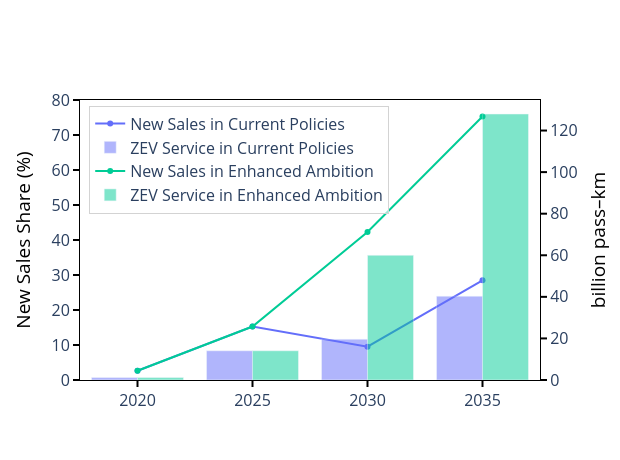

The notebook cell saved with this chart:
### Code cell
fig_freight = go.Figure()
for scen in SCENARIOS:
    add_dual_series_from_split(
        fig_freight,
        df_share=serShare.reset_index().rename(columns={'value': 'share_percent'}),
        df_service=df_service_agg,
        units_filter=UNITS_FREIGHT,
        scenario=scen,
        left_name="New Sales",
        right_name="ZEV Service"
    )
base_layout(fig_freight, y2_title="billion ton–km", width=620, height=460, legend_pos="v")
fig_freight.update_layout(
    xaxis=dict(
        title=None,
    ),
    yaxis=dict(
        title=dict(text="New Sales Share (%)", font=dict(color="black")),
        range=[0, 80],  # <- yaxis1 범위 지정
        showticklabels=True,
        ticks="outside",
        ticklen=6, tickwidth=2, tickcolor="black",
        showline=True, linecolor="black", linewidth=1,
        dtick=10, mirror=True
    ),
    yaxis2=dict(
        title=dict(text="billion pass–km", font=dict(color="black")),
        tickcolor="black", ticklen=6, tickwidth=2, ticks="outside",
        overlaying="y", side="right",
        showline=True, linecolor="black", linewidth=1
    ),
    legend=dict(
        x=0.02,       # 왼쪽 여백 (0=완전 왼쪽)
        y=0.98,       # 위쪽 여백 (1=완전 위)
        xanchor="left",
        yanchor="top",
        bgcolor="rgba(255,255,255,0.6)",
        bordercolor="lightgray",
        borderwidth=1,
        orientation="v"  # 세로 정렬
    )
)
pio.write_image(fig_freight, "./fig/freight.png", width=620, height=460, scale=2)
fig_freight

### Figure 1 — Plotly figure (JSON) as saved in the notebook; plotly's stock layout.template omitted (floating-point values rounded to 4 significant figures)
{"data": [{"line": {"color": "#636EFA"}, "mode": "lines+markers", "name": "New Sales in Current Policies", "type": "scatter", "x": [2020, 2025, 2030, 2035], "y": [2.658, 15.28, 9.517, 28.47], "yaxis": "y"}, {"marker": {"color": "#636EFA"}, "name": "ZEV Service in Current Policies", "opacity": 0.5, "type": "bar", "x": [2020, 2025, 2030, 2035], "y": [1.2, 14.07, 19.66, 40.34], "yaxis": "y2"}, {"line": {"color": "#00CC96"}, "mode": "lines+markers", "name": "New Sales in Enhanced Ambition", "type": "scatter", "x": [2020, 2025, 2030, 2035], "y": [2.658, 15.28, 42.29, 75.28], "yaxis": "y"}, {"marker": {"color": "#00CC96"}, "name": "ZEV Service in Enhanced Ambition", "opacity": 0.5, "type": "bar", "x": [2020, 2025, 2030, 2035], "y": [1.2, 14.07, 60.0, 128.0], "yaxis": "y2"}], "layout": {"barmode": "group", "font": {"size": 16}, "height": 460, "legend": {"bgcolor": "rgba(255,255,255,0.6)", "bordercolor": "lightgray", "borderwidth": 1, "orientation": "v", "x": 0.02, "xanchor": "left", "y": 0.98, "yanchor": "top"}, "paper_bgcolor": "white", "plot_bgcolor": "white", "width": 620, "xaxis": {"linecolor": "black", "linewidth": 1, "mirror": true, "showline": true, "showticklabels": true, "tickcolor": "black", "ticklen": 6, "ticks": "outside", "tickwidth": 2, "title": {}}, "yaxis": {"dtick": 10, "linecolor": "black", "linewidth": 1, "mirror": true, "range": [0, 80], "showline": true, "showticklabels": true, "tickcolor": "black", "ticklen": 6, "ticks": "outside", "tickwidth": 2, "title": {"font": {"color": "black"}, "text": "New Sales Share (%)"}}, "yaxis2": {"linecolor": "black", "linewidth": 1, "overlaying": "y", "showline": true, "side": "right", "tickcolor": "black", "ticklen": 6, "ticks": "outside", "tickwidth": 2, "title": {"font": {"color": "black"}, "text": "billion pass–km"}}}}
